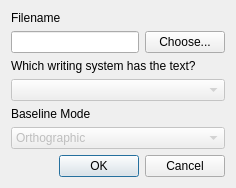
<?xml version="1.0" encoding="UTF-8"?>
<ui version="4.0">
 <class>ImportFlexTextDialog</class>
 <widget class="QDialog" name="ImportFlexTextDialog">
  <property name="geometry">
   <rect>
    <x>0</x>
    <y>0</y>
    <width>236</width>
    <height>183</height>
   </rect>
  </property>
  <property name="windowTitle">
   <string>Dialog</string>
  </property>
  <layout class="QVBoxLayout" name="verticalLayout_2">
   <item>
    <layout class="QVBoxLayout" name="verticalLayout">
     <item>
      <widget class="QLabel" name="label_2">
       <property name="text">
        <string>Filename</string>
       </property>
      </widget>
     </item>
     <item>
      <layout class="QHBoxLayout" name="horizontalLayout">
       <item>
        <widget class="QLineEdit" name="filename"/>
       </item>
       <item>
        <widget class="QPushButton" name="choose">
         <property name="text">
          <string>Choose...</string>
         </property>
        </widget>
       </item>
      </layout>
     </item>
     <item>
      <widget class="QLabel" name="label">
       <property name="text">
        <string>Which writing system has the text?</string>
       </property>
      </widget>
     </item>
     <item>
      <widget class="QComboBox" name="baselineWritingSystem">
       <property name="enabled">
        <bool>false</bool>
       </property>
      </widget>
     </item>
     <item>
      <widget class="QLabel" name="label_3">
       <property name="text">
        <string>Baseline Mode</string>
       </property>
      </widget>
     </item>
     <item>
      <widget class="QComboBox" name="baselineMode">
       <property name="enabled">
        <bool>false</bool>
       </property>
       <item>
        <property name="text">
         <string>Orthographic</string>
        </property>
       </item>
       <item>
        <property name="text">
         <string>Phonetic</string>
        </property>
       </item>
      </widget>
     </item>
    </layout>
   </item>
   <item>
    <widget class="QDialogButtonBox" name="buttonBox">
     <property name="enabled">
      <bool>true</bool>
     </property>
     <property name="orientation">
      <enum>Qt::Horizontal</enum>
     </property>
     <property name="standardButtons">
      <set>QDialogButtonBox::Cancel|QDialogButtonBox::Ok</set>
     </property>
    </widget>
   </item>
  </layout>
 </widget>
 <resources/>
 <connections>
  <connection>
   <sender>buttonBox</sender>
   <signal>accepted()</signal>
   <receiver>ImportFlexTextDialog</receiver>
   <slot>accept()</slot>
   <hints>
    <hint type="sourcelabel">
     <x>248</x>
     <y>254</y>
    </hint>
    <hint type="destinationlabel">
     <x>157</x>
     <y>274</y>
    </hint>
   </hints>
  </connection>
  <connection>
   <sender>buttonBox</sender>
   <signal>rejected()</signal>
   <receiver>ImportFlexTextDialog</receiver>
   <slot>reject()</slot>
   <hints>
    <hint type="sourcelabel">
     <x>316</x>
     <y>260</y>
    </hint>
    <hint type="destinationlabel">
     <x>286</x>
     <y>274</y>
    </hint>
   </hints>
  </connection>
 </connections>
</ui>
